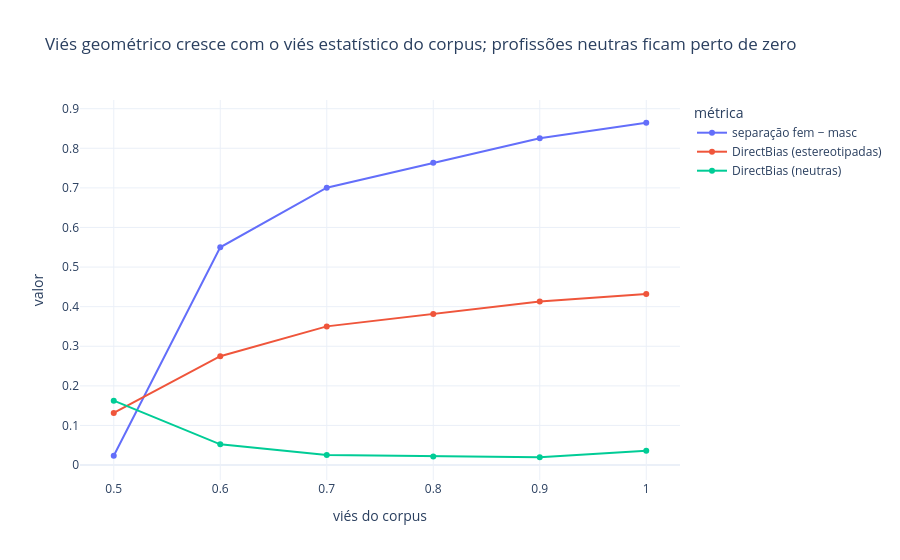

The code cell stored with this chart in its notebook:
### Code cell
import plotly.express as px
m = syn_df.melt(id_vars="viés do corpus", value_vars=["separação fem − masc", "DirectBias (estereotipadas)", "DirectBias (neutras)"], var_name="métrica", value_name="valor")
px.line(m, x="viés do corpus", y="valor", color="métrica", markers=True, template="plotly_white", title="Viés geométrico cresce com o viés estatístico do corpus; profissões neutras ficam perto de zero").show()

### Figure 1 — Plotly figure (JSON) as saved in the notebook; plotly's stock layout.template omitted (floating-point values rounded to 4 significant figures)
{"data": [{"hovertemplate": "métrica=separação fem − masc<br>viés do corpus=%{x}<br>valor=%{y}<extra></extra>", "legendgroup": "separação fem − masc", "line": {"color": "#636efa", "dash": "solid"}, "marker": {"symbol": "circle"}, "mode": "lines+markers", "name": "separação fem − masc", "orientation": "v", "showlegend": true, "type": "scatter", "x": [0.5, 0.6, 0.7, 0.8, 0.9, 1.0], "xaxis": "x", "y": [0.02359, 0.5499, 0.7005, 0.7635, 0.8256, 0.8645], "yaxis": "y"}, {"hovertemplate": "métrica=DirectBias (estereotipadas)<br>viés do corpus=%{x}<br>valor=%{y}<extra></extra>", "legendgroup": "DirectBias (estereotipadas)", "line": {"color": "#EF553B", "dash": "solid"}, "marker": {"symbol": "circle"}, "mode": "lines+markers", "name": "DirectBias (estereotipadas)", "orientation": "v", "showlegend": true, "type": "scatter", "x": [0.5, 0.6, 0.7, 0.8, 0.9, 1.0], "xaxis": "x", "y": [0.1316, 0.2749, 0.3502, 0.3818, 0.4128, 0.4323], "yaxis": "y"}, {"hovertemplate": "métrica=DirectBias (neutras)<br>viés do corpus=%{x}<br>valor=%{y}<extra></extra>", "legendgroup": "DirectBias (neutras)", "line": {"color": "#00cc96", "dash": "solid"}, "marker": {"symbol": "circle"}, "mode": "lines+markers", "name": "DirectBias (neutras)", "orientation": "v", "showlegend": true, "type": "scatter", "x": [0.5, 0.6, 0.7, 0.8, 0.9, 1.0], "xaxis": "x", "y": [0.1626, 0.05237, 0.02542, 0.02183, 0.0197, 0.03598], "yaxis": "y"}], "layout": {"legend": {"title": {"text": "métrica"}, "tracegroupgap": 0}, "title": {"text": "Viés geométrico cresce com o viés estatístico do corpus; profissões neutras ficam perto de zero"}, "xaxis": {"anchor": "y", "domain": [0.0, 1.0], "title": {"text": "viés do corpus"}}, "yaxis": {"anchor": "x", "domain": [0.0, 1.0], "title": {"text": "valor"}}}}
